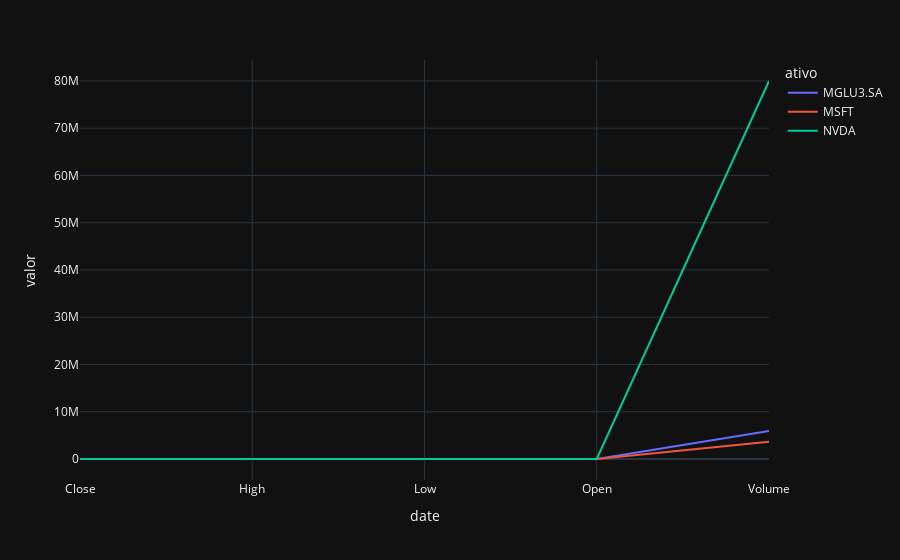

Notebook code cell kept with this figure:
### Code cell
df_std_adjclose = df_mw.std().reset_index()  
df_std_adjclose.columns = ['date','ativo', 'valor'] 

fig = px.line(data_frame=df_std_adjclose,
              x='date', 
              y='valor',
              color='ativo',
              template='plotly_dark')
fig.show()

### Figure 1 — Plotly figure (JSON) as saved in the notebook; plotly's stock layout.template omitted (floating-point values rounded to 4 significant figures)
{"data": [{"hovertemplate": "ativo=MGLU3.SA<br>date=%{x}<br>valor=%{y}<extra></extra>", "legendgroup": "MGLU3.SA", "line": {"color": "#636efa", "dash": "solid"}, "marker": {"symbol": "circle"}, "mode": "lines", "name": "MGLU3.SA", "orientation": "v", "showlegend": true, "type": "scatter", "x": ["Close", "High", "Low", "Open", "Volume"], "xaxis": "x", "y": [63.27, 64.34, 62.35, 63.5, 5910000.0], "yaxis": "y"}, {"hovertemplate": "ativo=MSFT<br>date=%{x}<br>valor=%{y}<extra></extra>", "legendgroup": "MSFT", "line": {"color": "#EF553B", "dash": "solid"}, "marker": {"symbol": "circle"}, "mode": "lines", "name": "MSFT", "orientation": "v", "showlegend": true, "type": "scatter", "x": ["Close", "High", "Low", "Open", "Volume"], "xaxis": "x", "y": [30.77, 31.02, 30.62, 30.91, 3648000.0], "yaxis": "y"}, {"hovertemplate": "ativo=NVDA<br>date=%{x}<br>valor=%{y}<extra></extra>", "legendgroup": "NVDA", "line": {"color": "#00cc96", "dash": "solid"}, "marker": {"symbol": "circle"}, "mode": "lines", "name": "NVDA", "orientation": "v", "showlegend": true, "type": "scatter", "x": ["Close", "High", "Low", "Open", "Volume"], "xaxis": "x", "y": [9.279, 9.429, 9.149, 9.306, 79990000.0], "yaxis": "y"}], "layout": {"autosize": true, "legend": {"title": {"text": "ativo"}, "tracegroupgap": 0}, "margin": {"t": 60}, "xaxis": {"anchor": "y", "autorange": true, "domain": [0, 1], "range": [0, 4], "title": {"text": "date"}, "type": "category"}, "yaxis": {"anchor": "x", "autorange": true, "domain": [0, 1], "range": [-4444000.0, 84430000.0], "title": {"text": "valor"}, "type": "linear"}}}
